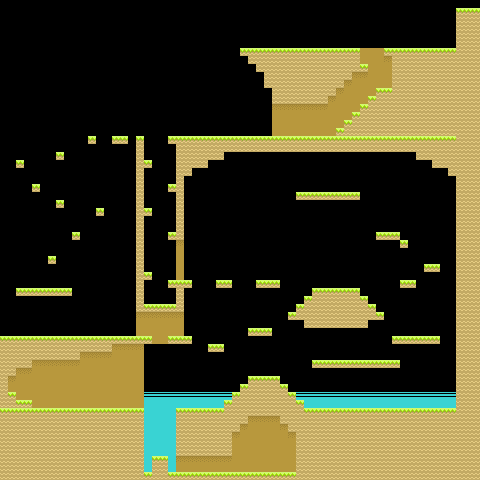

The image is a tile-based game level rendered from a .tmx file. Its description and source (layers, tilesets, objects; grid data summarised) follow:
An orthogonal 60x60 tile map with 8x8 px tiles, 1 tile layer (Background) and 174 objects (18x breakable, 7x shooter, 5x enemy, 2x spike, player).

<map version="1.0" orientation="orthogonal" width="60" height="60" tilewidth="8" tileheight="8">
 <tileset firstgid="1" name="sprites" tilewidth="8" tileheight="8">
  <image source="sprites.gif" width="32" height="32" />
  <tile id="10">
   <properties>
    <property name="type" value="cloud" />
   </properties>
  </tile>
  <tile id="11">
   <properties>
    <property name="type" value="cloud" />
   </properties>
  </tile>
 </tileset>
 <layer name="Background" width="60" height="60">
  <data>[3600 cells, 1474 non-empty, 7 distinct tile ids]</data>
 </layer>
 <objectgroup name="Solid" width="60" height="60">
  <object x="0" y="408" width="144" height="72" />
  <object x="144" y="480" width="112" />
  <object x="144" y="472" width="152" height="8" />
  <object x="296" y="408" width="160" height="72" />
  <object x="456" y="8" width="24" height="472" />
  <object x="176" y="432" width="56" height="24" />
  <object x="176" y="424" width="64" height="8" />
  <object x="176" y="408" width="120" height="8" />
  <object x="280" y="416" width="8" height="8" />
  <object x="288" y="416" width="8" height="16" />
  <object x="224" y="400" width="80" height="8" />
  <object x="232" y="392" width="64" height="8" />
  <object x="240" y="384" width="48" height="8" />
  <object x="248" y="376" width="32" height="8" />
  <object x="176" y="416" width="72" height="8" />
  <object x="152" y="456" width="16" height="16" />
  <object x="136" y="136" width="8" height="176" />
  <object x="144" y="304" width="32" height="8" />
  <object x="144" y="272" width="8" height="8" />
  <object x="168" y="232" width="8" height="8" />
  <object x="144" y="208" width="8" height="8" />
  <object x="168" y="184" width="8" height="8" />
  <object x="144" y="160" width="8" height="8" />
  <object x="168" y="136" width="288" height="8" />
  <object x="176" y="152" width="8" height="88" />
  <object x="168" y="280" width="24" height="8" />
  <object x="176" y="288" width="8" height="24" />
  <object x="216" y="280" width="16" height="8" />
  <object x="256" y="280" width="24" height="8" />
  <object x="312" y="288" width="48" height="8" />
  <object x="304" y="296" width="64" height="8" />
  <object x="296" y="304" width="80" height="8" />
  <object x="288" y="312" width="96" height="8" />
  <object x="304" y="320" width="64" height="8" />
  <object x="392" y="336" width="48" height="8" />
  <object x="312" y="360" width="88" height="8" />
  <object x="176" y="144" width="280" height="8" />
  <object x="376" y="232" width="24" height="8" />
  <object x="400" y="240" width="8" height="8" />
  <object x="296" y="192" width="64" height="8" />
  <object x="424" y="264" width="16" height="8" />
  <object x="400" y="280" width="16" height="8" />
  <object x="112" y="136" width="16" height="8" />
  <object x="88" y="136" width="8" height="8" />
  <object x="56" y="152" width="8" height="8" />
  <object x="16" y="160" width="8" height="8" />
  <object x="32" y="184" width="8" height="8" />
  <object x="56" y="200" width="8" height="8" />
  <object x="96" y="208" width="8" height="8" />
  <object x="72" y="232" width="8" height="8" />
  <object x="48" y="256" width="8" height="8" />
  <object x="16" y="288" width="56" height="8" />
  <object x="168" y="336" width="24" height="8" />
  <object x="336" y="128" width="56" height="8" />
  <object x="344" y="120" width="48" height="8" />
  <object x="352" y="112" width="40" height="8" />
  <object x="360" y="104" width="32" height="8" />
  <object x="376" y="88" width="16" height="8" />
  <object x="384" y="48" width="8" height="8" />
  <object x="392" y="48" width="64" height="88" />
  <object x="240" y="48" width="120" height="8" />
  <object x="248" y="56" width="112" height="8" />
  <object x="256" y="64" width="112" height="8" />
  <object x="264" y="72" width="88" height="8" />
  <object x="264" y="80" width="80" height="8" />
  <object x="272" y="88" width="64" height="8" />
  <object x="272" y="96" width="56" height="8" />
  <object x="368" y="96" width="24" height="8" />
  <object x="208" y="344" width="16" height="8" />
  <object x="0" y="336" width="152" height="8" />
  <object x="0" y="344" width="112" height="8" />
  <object x="0" y="352" width="80" height="8" />
  <object x="0" y="360" width="32" height="8" />
  <object x="0" y="368" width="16" height="8" />
  <object x="0" y="376" width="8" height="32" />
  <object x="8" y="392" width="8" height="8" />
  <object x="8" y="400" width="24" height="8" />
  <object x="248" y="328" width="24" height="8" />
  <object x="-8" y="0" width="8" height="480" />
 </objectgroup>
 <objectgroup color="#ff0000" name="NPC" width="60" height="60">
  <object type="player" x="8" y="320" width="8" height="8" />
  <object type="enemy" x="248" y="456" width="8" height="8">
   <properties>
    <property name="type" value="tree" />
   </properties>
  </object>
  <object type="shooter" x="376" y="352" width="8" height="8">
   <properties>
    <property name="type" value="flower" />
   </properties>
  </object>
  <object type="enemy" x="384" y="392" width="8" height="8">
   <properties>
    <property name="type" value="tree" />
   </properties>
  </object>
  <object type="shooter" x="320" y="280" width="8" height="8">
   <properties>
    <property name="type" value="bomb" />
   </properties>
  </object>
  <object type="shooter" x="384" y="224" width="8" height="8">
   <properties>
    <property name="type" value="flower" />
   </properties>
  </object>
  <object type="shooter" x="408" y="328" width="8" height="8">
   <properties>
    <property name="type" value="flower" />
   </properties>
  </object>
  <object type="shooter" x="224" y="272" width="8" height="8">
   <properties>
    <property name="type" value="flower" />
   </properties>
  </object>
  <object type="breakable" x="176" y="240" width="8" height="8" />
  <object type="breakable" x="176" y="248" width="8" height="8" />
  <object type="breakable" x="176" y="248" width="8" height="8" />
  <object type="breakable" x="176" y="256" width="8" height="8" />
  <object type="breakable" x="176" y="264" width="8" height="8" />
  <object type="breakable" x="176" y="272" width="8" height="8" />
  <object type="shooter" x="216" y="336" width="8" height="8">
   <properties>
    <property name="type" value="flower" />
   </properties>
  </object>
  <object type="breakable" x="32" y="272" width="8" height="8" />
  <object type="breakable" x="48" y="280" width="8" height="8" />
  <object type="breakable" x="48" y="272" width="8" height="8" />
  <object type="breakable" x="24" y="272" width="8" height="8" />
  <object type="breakable" x="24" y="280" width="8" height="8" />
  <object type="shooter" x="88" y="128" width="8" height="8">
   <properties>
    <property name="type" value="flower" />
   </properties>
  </object>
  <object type="spike" x="384" y="80" width="8" height="8">
   <properties>
    <property name="type" value="tree" />
   </properties>
  </object>
  <object type="enemy" x="296" y="128" width="8" height="8">
   <properties>
    <property name="type" value="bomb" />
   </properties>
  </object>
  <object type="enemy" x="216" y="128" width="8" height="8">
   <properties>
    <property name="type" value="tree" />
   </properties>
  </object>
  <object type="breakable" x="40" y="272" width="8" height="8" />
  <object type="enemy" x="200" y="392" width="8" height="8">
   <properties>
    <property name="type" value="sleep" />
   </properties>
  </object>
  <object type="spike" x="56" y="392" width="8" height="8">
   <properties>
    <property name="type" value="bomb" />
   </properties>
  </object>
  </objectgroup>
 <objectgroup color="#aaff00" name="flowers" width="60" height="60">
  <!-- 36 objects omitted --></objectgroup>
 <objectgroup color="#aaffff" name="clouds" width="60" height="60">
  <!-- 26 objects omitted --></objectgroup>
</map>
<!-- 68 of 174 objects omitted -->
